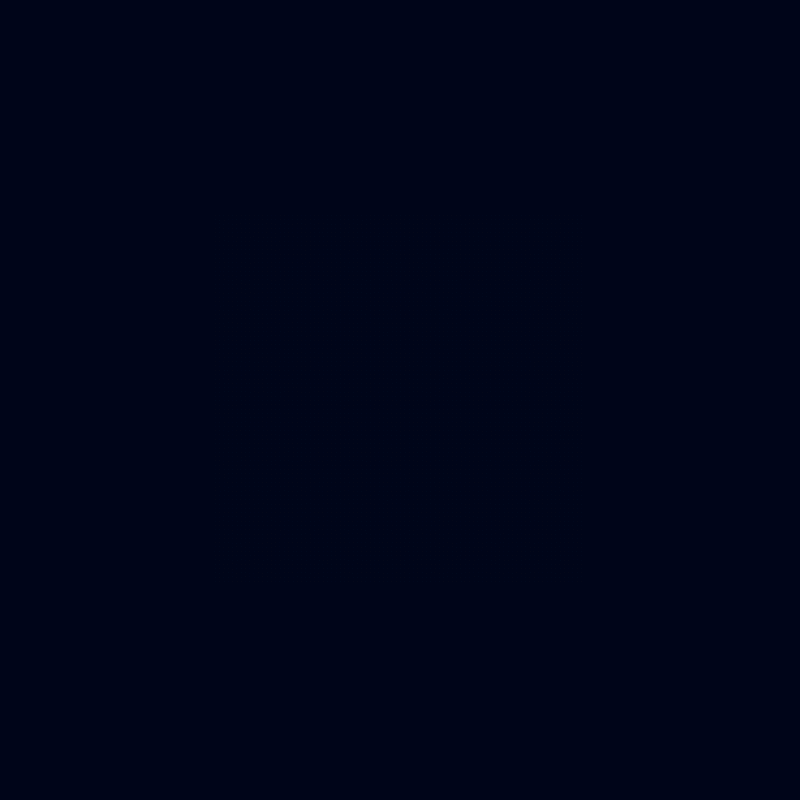
Frame 1 (no input)
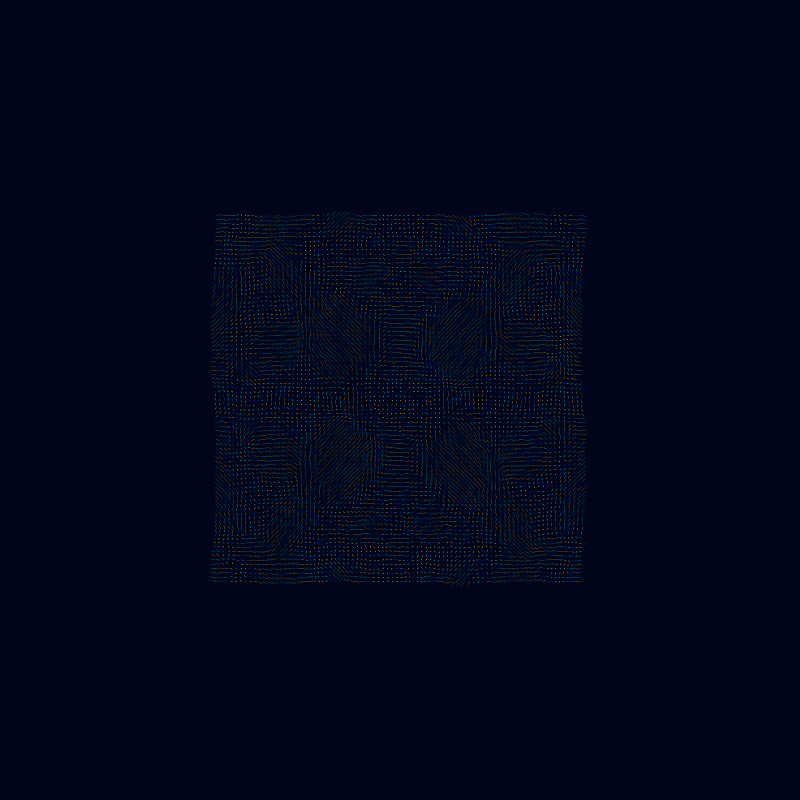
Frame 60 (the mouse pressed at the canvas centre just before this capture)
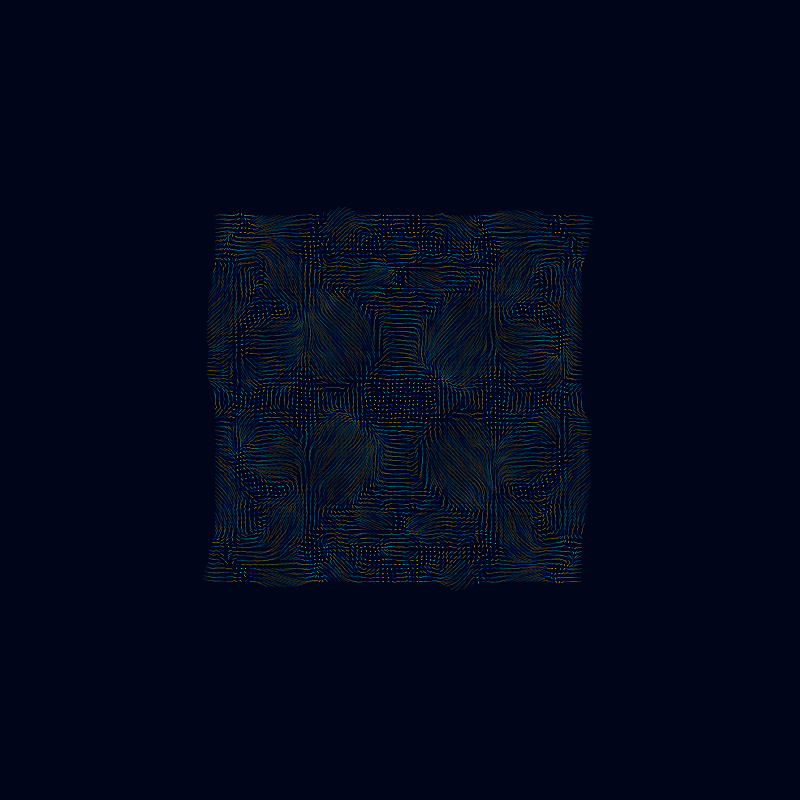
Frame 120 (the mouse held since frame 60 and released just before this capture)

The Processing sketch that drew these frames (run headless with seeded random() and noise(); from frame 60 on, the mouse is pressed at the canvas centre):

// Processing sketch: vecfieldb
// ── vecfieldb.pde
ArrayList<PVector> points = new ArrayList<PVector>();
 
// colors used for points
color[] pal = {
  color(0, 91, 197),
  color(0, 180, 252),
  color(23, 249, 255),
  color(223, 147, 0),
  color(248, 190, 0)
};
 
// global configuration
float vector_scale = 0.01; // vector scaling factor, we want small steps
float time = 0; // time passes by
 
void setup() {
  size(800, 800);
  strokeWeight(0.66);
  background(0, 5, 25);
  noFill();
  smooth(8);
 
  // noiseSeed(1111); // sometimes we select one noise field
 
  // create points from [-3,3] range
  for (float x=-3; x<=3; x+=0.07) {
    for (float y=-3; y<=3; y+=0.07) {
      // create point slightly distorted
      PVector v = new PVector(x+randomGaussian()*0.003, y+randomGaussian()*0.003);
      points.add(v);
    }
  }
}
 
void draw() {
  int point_idx = 0; // point index
  for (PVector p : points) {
    // map floating point coordinates to screen coordinates
    float xx = map(p.x, -6.5, 6.5, 0, width);
    float yy = map(p.y, -6.5, 6.5, 0, height);
 
    // select color from palette (index based on noise)
    int cn = (int)(100*pal.length*noise(point_idx))%pal.length;
    stroke(pal[cn], 15);
    point(xx, yy); //draw
 
    // placeholder for vector field calculations
 
    // v is vector from the field
    // placeholder for vector field calculations

PVector a = new PVector(p.x, p.y);
 
PVector v = computeCurl(a);
//v.normalize();
 
    p.x += vector_scale * v.x;
    p.y += vector_scale * v.y;
 
    // go to the next point
    point_idx++;
  }
  time += 0.001;
}

PVector computeCurl(PVector p){
  PVector out = new PVector();
  float eps = 1;
  float n1,n2,a,b;
  float x = p.x;
  float y = p.y;
  n1 = noise(x, y+eps);
  n2 = noise(x, y-eps);
  a = (n1-n2)/(2*eps);
  
  n1 = noise(x+eps,y);
  n2 = noise(x-eps, y);
  b = (n1-n2)/(2*eps);
  
  out = new PVector(a, -b);
  
  return out;
}
